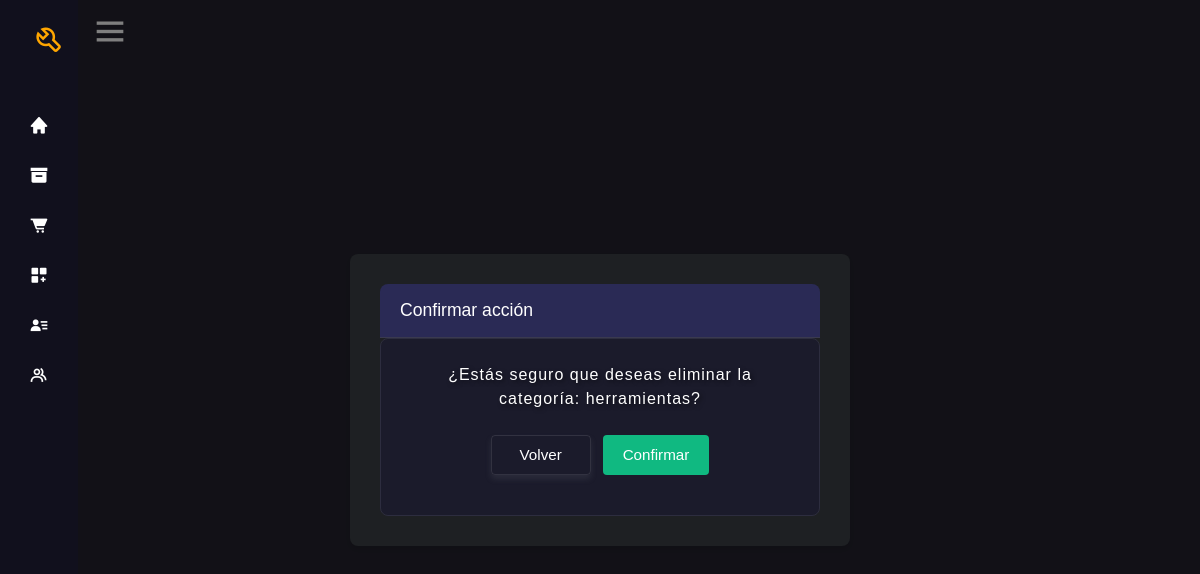
Page /eliminar_categoria/2 (signed in) on the earlier database version.
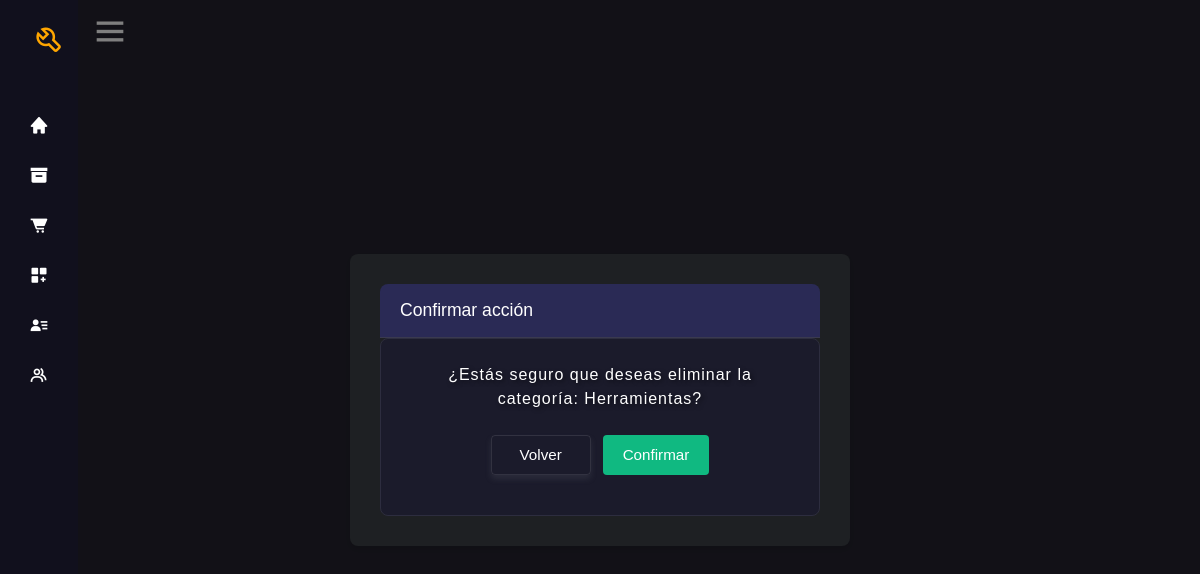
Same page on the later database version.
### entidad/models.py (models this page shows, shortened)
class Categoria(models.Model):
    nombre= models.CharField(max_length=50, unique=True, null=False, blank=False)
    activo= models.BooleanField(default=True)
    class Meta:
        verbose_name = ("Categoria")
        verbose_name_plural = ("Categorias")

### entidad/views.py (the view)
# urls.py: path('eliminar_categoria/<int:pk>', views.eliminar_categoria, name="eliminar_categoria"),
@login_required
def eliminar_categoria(request, pk):
    categoria = Categoria.objects.get(id=pk)
    if not request.user.has_perm('entidad.delete_categoria') or not categoria.activo==True:
        return redirect('permiso_denegado')
    if request.method == "POST":
        categoria.activo = False
        categoria.save()
        messages.success(request, 'Categoría eliminada con éxito.')
        return redirect('categorias')
    return render(request, "entidad/confirmar_eliminacion.html", {
        'objeto': 'la categoría',
        'dato': categoria.nombre,
        'urls': 'categorias'
    })

### templates/entidad/confirmar_eliminacion.html (shortened to what this page needs)
{% extends "base.html" %}
{% block content %}
<div class="modal-overlay">
  <div class="confirmation-form">
    <div class="modal-header">
      <h2>Confirmar acción</h2>
    </div>
    <div class="modal-content">
      <form action="" method="post">
        <h1 class="confirmation-title">¿Estás seguro que deseas eliminar {{ objeto }}: {{ dato }}?</h1>
        <div class="confirmation-actions">
          <a href="{% url urls %}" class="btn-back">Volver</a>
          <button type="submit" value="Grabar" class="btn-confirm">Confirmar</button>
        </div>
      </form>
    </div>
  </div>
</div>
{% endblock %}

Differences in the rows shown:
changed Categoria: nombre "herramientas" → "Herramientas"
